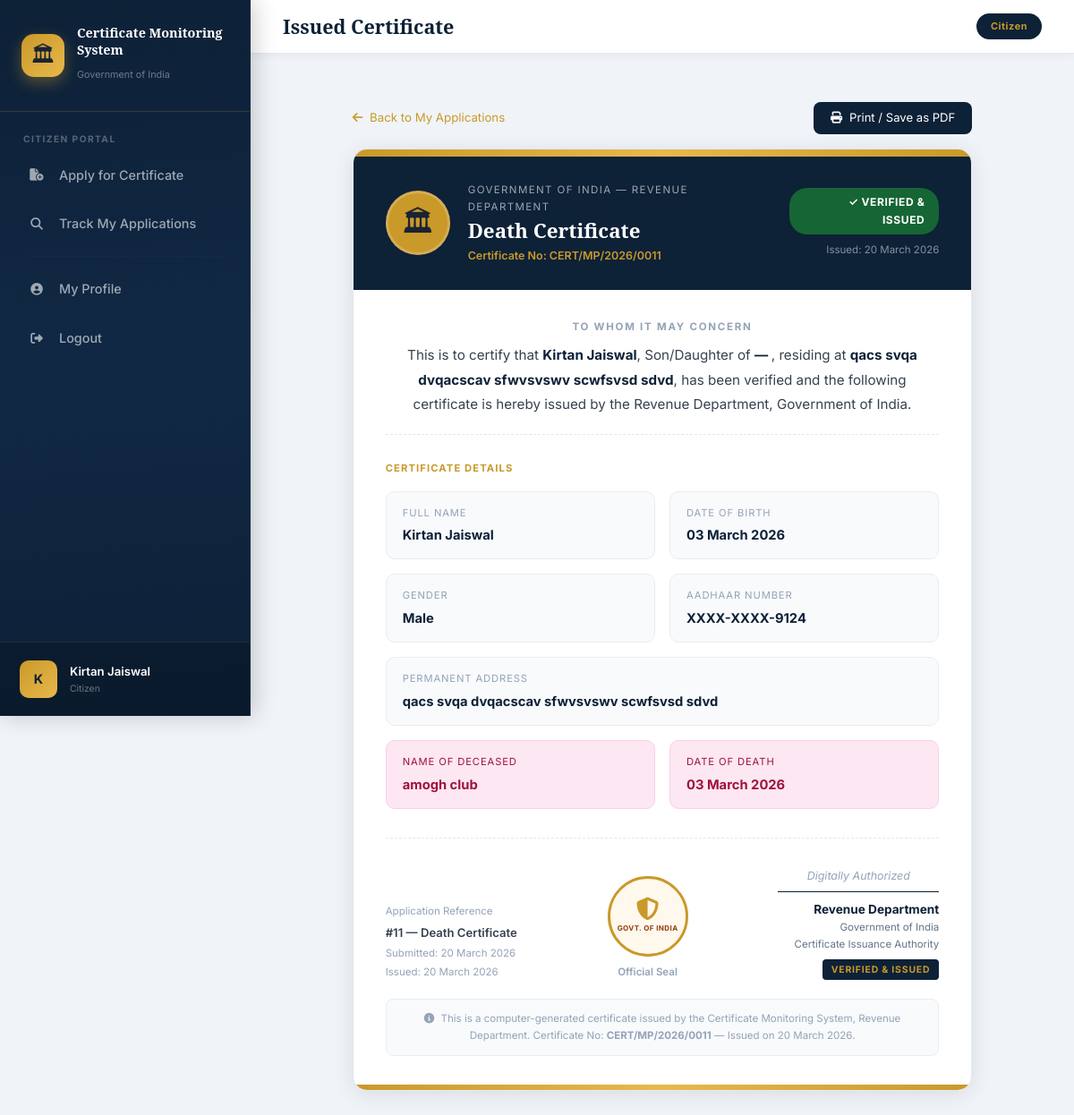
/applications/certificate/11/ (signed in), run on the app's committed database.
### users/models.py (models this page shows, shortened)
class User(AbstractUser):
    CITIZEN = 'CITIZEN'
    OFFICER = 'OFFICER'
    ADMIN = 'ADMIN'
    ROLE_CHOICES = [
        (CITIZEN, 'Citizen'),
        (OFFICER, 'Revenue Officer'),
        (ADMIN, 'Revenue Admin'),
    ]
    role = models.CharField(max_length=10, choices=ROLE_CHOICES, default=CITIZEN)
    phone = models.CharField(max_length=15, blank=True)
    address = models.TextField(blank=True)
    created_at = models.DateTimeField(auto_now_add=True)
    def is_citizen(self):
        return self.role == self.CITIZEN
    def is_officer(self):
        return self.role == self.OFFICER
    def is_admin(self):
        return self.role == self.ADMIN
    def get_role_display_name(self):
        return dict(self.ROLE_CHOICES).get(self.role, self.role)

### applications/models.py (models this page shows, shortened)
class CertificateApplication(models.Model):
    SUBMITTED = 'SUBMITTED'
    ASSIGNED = 'ASSIGNED'
    APPROVED = 'APPROVED'
    REJECTED = 'REJECTED'
    OVERDUE = 'OVERDUE'
    STATUS_CHOICES = [
        (SUBMITTED, 'Submitted'),
        (ASSIGNED, 'Assigned'),
        (APPROVED, 'Approved'),
        (REJECTED, 'Rejected'),
        (OVERDUE, 'Overdue'),
    ]
    CASTE = 'CASTE'
    INCOME = 'INCOME'
    BIRTH = 'BIRTH'
    DEATH = 'DEATH'
    CERTIFICATE_CHOICES = [
        (CASTE, 'Caste Certificate'),
        (INCOME, 'Income Certificate'),
        (BIRTH, 'Birth Certificate'),
        (DEATH, 'Death Certificate'),
    ]
    citizen = models.ForeignKey(User, on_delete=models.CASCADE, related_name='applications')
    assigned_officer = models.ForeignKey(
        OfficerProfile, on_delete=models.SET_NULL, null=True, blank=True,
        related_name='assigned_applications'
    )
    certificate_type = models.CharField(max_length=20, choices=CERTIFICATE_CHOICES)
    status = models.CharField(max_length=15, choices=STATUS_CHOICES, default=SUBMITTED)
    applicant_name = models.CharField(max_length=100)
    applicant_dob = models.DateField()
    applicant_gender = models.CharField(max_length=10, choices=[
        ('Male', 'Male'), ('Female', 'Female'), ('Other', 'Other')
    ])
    applicant_phone = models.CharField(max_length=15)
    applicant_address = models.TextField()
    aadhar_number = models.CharField(max_length=12)
    aadhar_photo = models.ImageField(upload_to='aadhar/%Y/%m/', null=True, blank=True)
    caste_name = models.CharField(max_length=100, blank=True)
    caste_category = models.CharField(max_length=10, blank=True, choices=[
        ('SC', 'SC'), ('ST', 'ST'), ('OBC', 'OBC'), ('General', 'General'),
    ])
    father_name = models.CharField(max_length=100, blank=True)
    purpose = models.TextField(blank=True)
    annual_income = models.CharField(max_length=20, blank=True)
    occupation = models.CharField(max_length=100, blank=True)
    income_purpose = models.TextField(blank=True)
    birth_place = models.CharField(max_length=200, blank=True)
    mother_name = models.CharField(max_length=100, blank=True)
    birth_father_name = models.CharField(max_length=100, blank=True)
    hospital_name = models.CharField(max_length=200, blank=True)
    deceased_name = models.CharField(max_length=100, blank=True)
    death_date = models.DateField(null=True, blank=True)
    death_place = models.CharField(max_length=200, blank=True)
    cause_of_death = models.CharField(max_length=200, blank=True)
    informant_name = models.CharField(max_length=100, blank=True)
    relation_to_deceased = models.CharField(max_length=50, blank=True)
    submitted_date = models.DateTimeField(default=timezone.now)
    assigned_date = models.DateTimeField(null=True, blank=True)
    due_date = models.DateTimeField(null=True, blank=True)
    processed_date = models.DateTimeField(null=True, blank=True)
    remarks = models.TextField(blank=True)
    class Meta:
        ordering = ['-submitted_date']

### applications/views.py (the view)
# urls.py: path('certificate/<int:pk>/', views.view_certificate, name='view_certificate'),
@login_required
def view_certificate(request, pk):
    if not request.user.is_citizen():
        messages.error(request, 'Access denied.')
        return redirect('login')
    application = get_object_or_404(
        CertificateApplication, pk=pk, citizen=request.user, status='APPROVED'
    )
    return render(request, 'applications/certificate.html', {'application': application})

### templates/applications/certificate.html (shortened to what this page needs)
{% extends 'base.html' %}
{% block page_title %}Issued Certificate{% endblock %}
{% block content %}
<div class="row justify-content-center">
  <div class="col-xl-10 col-lg-11 col-12">
    <div class="d-flex justify-content-between align-items-center mb-3 no-print">
      <a href="{% url 'track_applications' %}" style="color:#c9992a;text-decoration:none;font-size:0.83rem;">
        <i class="fas fa-arrow-left me-1"></i> Back to My Applications
      </a>
      <button onclick="window.print()" class="btn btn-sm" style="background:#0d2137;color:#fff;border-radius:8px;font-size:0.82rem;padding:7px 18px;">
        <i class="fas fa-print me-2"></i>Print / Save as PDF
      </button>
    </div>
    <div class="cert-wrapper" style="background:#fff;border:1px solid #e2e8f0;border-radius:16px;overflow:hidden;box-shadow:0 4px 24px rgba(0,0,0,0.10);">
      <div style="height:8px;background:linear-gradient(90deg,#c9992a,#e8b84b,#c9992a);"></div>
      <div style="background:#0d2137;padding:28px 36px;display:flex;align-items:center;gap:20px;">
        <div style="width:72px;height:72px;background:#c9992a;border-radius:50%;display:flex;align-items:center;justify-content:center;font-size:2rem;flex-shrink:0;border:3px solid rgba(255,255,255,0.2);">🏛</div>
        <div>
          <div style="color:rgba(255,255,255,0.6);font-size:0.72rem;letter-spacing:0.12em;text-transform:uppercase;margin-bottom:4px;">Government of India — Revenue Department</div>
          <div style="color:#fff;font-family:'Noto Serif',serif;font-size:1.4rem;font-weight:700;line-height:1.2;">{{ application.get_certificate_type_display }}</div>
          <div style="color:#c9992a;font-size:0.78rem;margin-top:4px;font-weight:600;">Certificate No: CERT/MP/{{ application.submitted_date|date:"Y" }}/{{ application.id|stringformat:"04d" }}</div>
        </div>
        <div style="margin-left:auto;text-align:right;">
          <div style="background:#166534;color:#fff;padding:6px 16px;border-radius:20px;font-size:0.75rem;font-weight:700;letter-spacing:0.05em;">✓ VERIFIED & ISSUED</div>
          <div style="color:rgba(255,255,255,0.5);font-size:0.72rem;margin-top:8px;">Issued: {{ application.processed_date|date:"d F Y" }}</div>
        </div>
      </div>
      <div style="padding:32px 36px;">
        <div style="text-align:center;margin-bottom:28px;padding-bottom:20px;border-bottom:1px dashed #e2e8f0;">
          <div style="font-size:0.72rem;font-weight:700;letter-spacing:0.15em;text-transform:uppercase;color:#94a3b8;margin-bottom:8px;">To Whom It May Concern</div>
          <p style="font-size:0.95rem;color:#374151;line-height:1.8;margin:0;">
            This is to certify that <strong style="color:#0d2137;">{{ application.applicant_name }}</strong>,
            Son/Daughter of
            <strong style="color:#0d2137;">
              {% if application.father_name %}{{ application.father_name }}
              {% elif application.birth_father_name %}{{ application.birth_father_name }}
              {% else %}—{% endif %}
            </strong>,
            residing at <strong style="color:#0d2137;">{{ application.applicant_address }}</strong>,
            has been verified and the following certificate is hereby issued by the Revenue Department,
            Government of India.
          </p>
        </div>
        <div style="font-size:0.7rem;font-weight:700;letter-spacing:0.1em;text-transform:uppercase;color:#c9992a;margin-bottom:16px;">Certificate Details</div>
        <div style="display:grid;grid-template-columns:1fr 1fr;gap:16px;margin-bottom:24px;">
          <div style="background:#f8fafc;border-radius:10px;padding:14px 18px;border:1px solid #e8edf2;">
            <div style="font-size:0.7rem;color:#94a3b8;margin-bottom:4px;text-transform:uppercase;letter-spacing:0.08em;">Full Name</div>
            <div style="font-weight:700;color:#0d2137;font-size:0.92rem;">{{ application.applicant_name }}</div>
          </div>
          <div style="background:#f8fafc;border-radius:10px;padding:14px 18px;border:1px solid #e8edf2;">
            <div style="font-size:0.7rem;color:#94a3b8;margin-bottom:4px;text-transform:uppercase;letter-spacing:0.08em;">Date of Birth</div>
            <div style="font-weight:700;color:#0d2137;font-size:0.92rem;">{{ application.applicant_dob|date:"d F Y" }}</div>
          </div>
          <div style="background:#f8fafc;border-radius:10px;padding:14px 18px;border:1px solid #e8edf2;">
            <div style="font-size:0.7rem;color:#94a3b8;margin-bottom:4px;text-transform:uppercase;letter-spacing:0.08em;">Gender</div>
            <div style="font-weight:700;color:#0d2137;font-size:0.92rem;">{{ application.applicant_gender }}</div>
          </div>
          <div style="background:#f8fafc;border-radius:10px;padding:14px 18px;border:1px solid #e8edf2;">
            <div style="font-size:0.7rem;color:#94a3b8;margin-bottom:4px;text-transform:uppercase;letter-spacing:0.08em;">Aadhaar Number</div>
            <div style="font-weight:700;color:#0d2137;font-size:0.92rem;">XXXX-XXXX-{{ application.aadhar_number|slice:"-4:" }}</div>
          </div>
          <div style="background:#f8fafc;border-radius:10px;padding:14px 18px;border:1px solid #e8edf2;grid-column:span 2;">
            <div style="font-size:0.7rem;color:#94a3b8;margin-bottom:4px;text-transform:uppercase;letter-spacing:0.08em;">Permanent Address</div>
            <div style="font-weight:700;color:#0d2137;font-size:0.92rem;">{{ application.applicant_address }}</div>
          </div>
          {% if application.certificate_type == 'CASTE' %}
          <div style="background:#fef3c7;border-radius:10px;padding:14px 18px;border:1px solid #fde68a;">
            <div style="font-size:0.7rem;color:#92400e;margin-bottom:4px;text-transform:uppercase;letter-spacing:0.08em;">Caste</div>
            <div style="font-weight:700;color:#92400e;font-size:0.92rem;">{{ application.caste_name }}</div>
          </div>
          <div style="background:#fef3c7;border-radius:10px;padding:14px 18px;border:1px solid #fde68a;">
            <div style="font-size:0.7rem;color:#92400e;margin-bottom:4px;text-transform:uppercase;letter-spacing:0.08em;">Category</div>
            <div style="font-weight:700;color:#92400e;font-size:0.92rem;">{{ application.caste_category }}</div>
          </div>
          {% elif application.certificate_type == 'DEATH' %}
          <div style="background:#fce7f3;border-radius:10px;padding:14px 18px;border:1px solid #fbcfe8;">
            <div style="font-size:0.7rem;color:#9f1239;margin-bottom:4px;text-transform:uppercase;letter-spacing:0.08em;">Name of Deceased</div>
            <div style="font-weight:700;color:#9f1239;font-size:0.92rem;">{{ application.deceased_name }}</div>
          </div>
          <div style="background:#fce7f3;border-radius:10px;padding:14px 18px;border:1px solid #fbcfe8;">
            <div style="font-size:0.7rem;color:#9f1239;margin-bottom:4px;text-transform:uppercase;letter-spacing:0.08em;">Date of Death</div>
            <div style="font-weight:700;color:#9f1239;font-size:0.92rem;">{{ application.death_date|date:"d F Y" }}</div>
          </div>
          {% endif %}
        </div>
        <div style="display:flex;justify-content:space-between;align-items:flex-end;margin-top:32px;padding-top:24px;border-top:1px dashed #e2e8f0;">
          <div>
            <div style="font-size:0.72rem;color:#94a3b8;margin-bottom:4px;">Application Reference</div>
            <div style="font-size:0.82rem;color:#374151;font-weight:600;">#{{ application.id }} — {{ application.get_certificate_type_display }}</div>
            <div style="font-size:0.72rem;color:#94a3b8;margin-top:2px;">Submitted: {{ application.submitted_date|date:"d F Y" }}</div>
            <div style="font-size:0.72rem;color:#94a3b8;margin-top:2px;">Issued: {{ application.processed_date|date:"d F Y" }}</div>
          </div>
          <div style="text-align:center;">
            <div style="width:90px;height:90px;border:3px solid #c9992a;border-radius:50%;display:flex;flex-direction:column;align-items:center;justify-content:center;margin:0 auto 8px;background:#fff8ed;">
              <i class="fas fa-shield-alt" style="color:#c9992a;font-size:1.6rem;"></i>
              <div style="font-size:0.5rem;color:#92400e;font-weight:700;margin-top:3px;letter-spacing:0.05em;">GOVT. OF INDIA</div>
            </div>
            <div style="font-size:0.72rem;color:#94a3b8;font-weight:600;">Official Seal</div>
          </div>
          <div style="text-align:right;">
            <div style="width:180px;border-bottom:1.5px solid #0d2137;margin-bottom:8px;height:36px;margin-left:auto;">
              <div style="font-style:italic;font-size:0.78rem;color:#94a3b8;text-align:center;padding-top:8px;">Digitally Authorized</div>
            </div>
            <div style="font-size:0.85rem;font-weight:700;color:#0d2137;">Revenue Department</div>
            <div style="font-size:0.72rem;color:#64748b;">Government of India</div>
            <div style="font-size:0.72rem;color:#64748b;">Certificate Issuance Authority</div>
            <div style="margin-top:6px;display:inline-block;background:#0d2137;color:#c9992a;font-size:0.65rem;font-weight:700;padding:3px 10px;border-radius:4px;letter-spacing:0.08em;">VERIFIED & ISSUED</div>
          </div>
        </div>
        <div style="margin-top:20px;background:#f8fafc;border-radius:8px;padding:12px 16px;font-size:0.72rem;color:#94a3b8;text-align:center;border:1px solid #e8edf2;">
          <i class="fas fa-info-circle me-1"></i>
          This is a computer-generated certificate issued by the Certificate Monitoring System, Revenue Department.
          Certificate No: <strong>CERT/MP/{{ application.submitted_date|date:"Y" }}/{{ application.id|stringformat:"04d" }}</strong> —
          Issued on {{ application.processed_date|date:"d F Y" }}.
        </div>
      </div>
      <div style="height:6px;background:linear-gradient(90deg,#c9992a,#e8b84b,#c9992a);"></div>
    </div>
  </div>
</div>
{% endblock %}

### templates/base.html (shortened to what this page needs)
<!DOCTYPE html>
<html lang="en">
<head>
    <link href="https://cdn.jsdelivr.net/npm/bootstrap@5.3.2/dist/css/bootstrap.min.css" rel="stylesheet">
    <link href="https://cdnjs.cloudflare.com/ajax/libs/font-awesome/6.5.0/css/all.min.css" rel="stylesheet">
</head>
<body>
{% if user.is_authenticated %}
<div class="sidebar">
    <div class="sidebar-brand">
        <div class="emblem">🏛</div>
        <div class="brand-text">
            <span class="brand-title">Certificate Monitoring System</span>
            <span class="brand-sub">Government of India</span>
        </div>
    </div>
    <div class="sidebar-section">
        {% if user.is_citizen %}
        <div class="sidebar-section-label">Citizen Portal</div>
        <a href="{% url 'choose_certificate' %}" class="nav-link-item {% block active_submit %}{% endblock %}">
            <span class="icon"><i class="fas fa-file-circle-plus"></i></span> Apply for Certificate
        </a>
        <a href="{% url 'track_applications' %}" class="nav-link-item {% block active_track %}{% endblock %}">
            <span class="icon"><i class="fas fa-magnifying-glass"></i></span> Track My Applications
        </a>
        {% endif %}
        <hr class="sidebar-divider">
        <a href="{% url 'profile' %}" class="nav-link-item">
            <span class="icon"><i class="fas fa-user-circle"></i></span> My Profile
        </a>
        <a href="{% url 'logout' %}" class="nav-link-item">
            <span class="icon"><i class="fas fa-right-from-bracket"></i></span> Logout
        </a>
    </div>
    <div class="sidebar-user">
        <div class="avatar">{{ user.username|first|upper }}</div>
        <div style="overflow:hidden; flex:1;">
            <div class="user-name">{{ user.get_full_name|default:user.username }}</div>
            <div class="user-role">{{ user.get_role_display_name }}</div>
        </div>
    </div>
</div>
<div class="main-wrapper">
    <div class="topbar">
        <div class="page-title">{% block page_title %}{% endblock %}</div>
        <span class="topbar-badge">{{ user.get_role_display_name }}</span>
    </div>
    <div class="messages-container">
    </div>
    <div class="content-area">
        {% block content %}{% endblock %}
    </div>
</div>
{% else %}
{% block auth_content %}{% endblock %}
{% endif %}
</body>
</html>

### data on the page
User: username|first "K", get_full_name "Kirtan Jaiswal", get_role_display_name "Citizen"
CertificateApplication: certificate_type "Death Certificate", submitted_date "2026", id "0011", processed_date "20 March 2026", applicant_name "Kirtan Jaiswal", applicant_address "qacs svqa dvqacscav sfwvsvswv scwfsvsd sdvd", applicant_dob "03 March 2026", applicant_gender "Male", aadhar_number "9124", deceased_name "amogh club", death_date "03 March 2026", id "11", submitted_date "20 March 2026"
